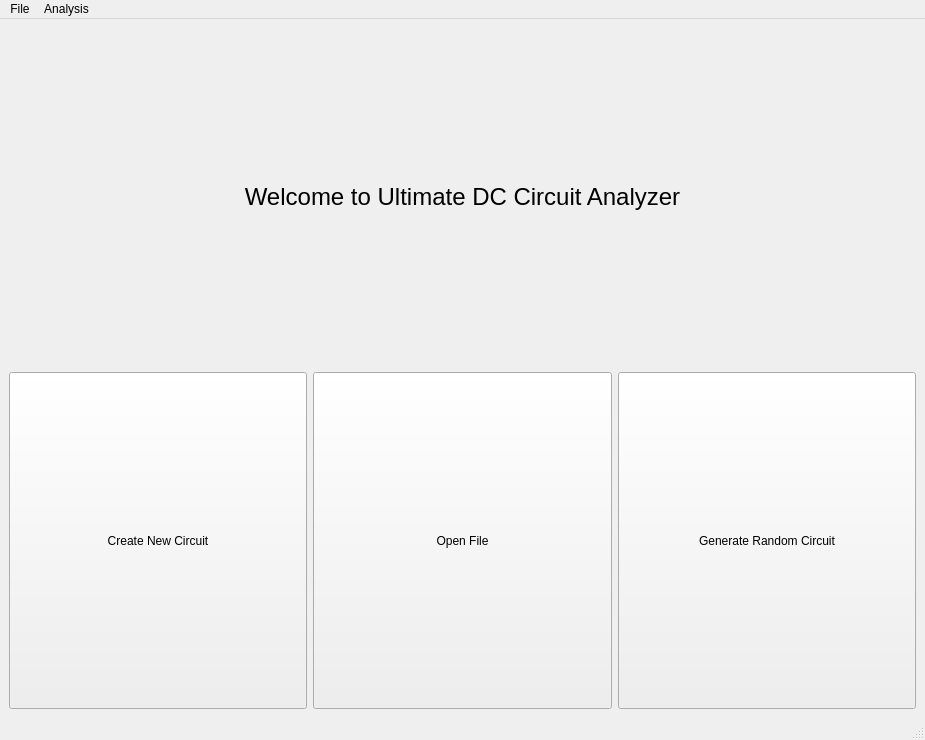
<?xml version="1.0" encoding="UTF-8"?>
<ui version="4.0">
 <class>MainWindow</class>
 <widget class="QMainWindow" name="MainWindow">
  <property name="geometry">
   <rect>
    <x>0</x>
    <y>0</y>
    <width>925</width>
    <height>740</height>
   </rect>
  </property>
  <property name="windowTitle">
   <string>MainWindow</string>
  </property>
  <widget class="QWidget" name="centralwidget">
   <layout class="QVBoxLayout" name="verticalLayout">
    <item>
     <widget class="QLabel" name="label">
      <property name="text">
       <string>&lt;html&gt;&lt;head/&gt;&lt;body&gt;&lt;p&gt;&lt;span style=&quot; font-size:18pt;&quot;&gt;Welcome to Ultimate DC Circuit Analyzer&lt;/span&gt;&lt;/p&gt;&lt;/body&gt;&lt;/html&gt;</string>
      </property>
      <property name="alignment">
       <set>Qt::AlignCenter</set>
      </property>
      <property name="wordWrap">
       <bool>true</bool>
      </property>
     </widget>
    </item>
    <item>
     <layout class="QHBoxLayout" name="horizontalLayout">
      <item>
       <widget class="QPushButton" name="newCircuit">
        <property name="sizePolicy">
         <sizepolicy hsizetype="Minimum" vsizetype="Minimum">
          <horstretch>0</horstretch>
          <verstretch>0</verstretch>
         </sizepolicy>
        </property>
        <property name="layoutDirection">
         <enum>Qt::LeftToRight</enum>
        </property>
        <property name="text">
         <string>Create New Circuit</string>
        </property>
        <property name="iconSize">
         <size>
          <width>16</width>
          <height>16</height>
         </size>
        </property>
       </widget>
      </item>
      <item>
       <widget class="QPushButton" name="openCircuit">
        <property name="sizePolicy">
         <sizepolicy hsizetype="Minimum" vsizetype="Minimum">
          <horstretch>0</horstretch>
          <verstretch>0</verstretch>
         </sizepolicy>
        </property>
        <property name="text">
         <string>Open File</string>
        </property>
       </widget>
      </item>
      <item>
       <widget class="QPushButton" name="generateCircuit">
        <property name="sizePolicy">
         <sizepolicy hsizetype="Minimum" vsizetype="Minimum">
          <horstretch>0</horstretch>
          <verstretch>0</verstretch>
         </sizepolicy>
        </property>
        <property name="text">
         <string>Generate Random Circuit</string>
        </property>
       </widget>
      </item>
     </layout>
    </item>
   </layout>
  </widget>
  <widget class="QMenuBar" name="menubar">
   <property name="geometry">
    <rect>
     <x>0</x>
     <y>0</y>
     <width>925</width>
     <height>26</height>
    </rect>
   </property>
   <widget class="QMenu" name="menuFile">
    <property name="title">
     <string>File</string>
    </property>
    <addaction name="actionNew"/>
    <addaction name="actionOpen"/>
    <addaction name="actionSave"/>
   </widget>
   <widget class="QMenu" name="menuAnalysis">
    <property name="title">
     <string>Analysis</string>
    </property>
    <addaction name="actionNodal"/>
    <addaction name="actionMesh"/>
   </widget>
   <addaction name="menuFile"/>
   <addaction name="menuAnalysis"/>
  </widget>
  <widget class="QStatusBar" name="statusbar"/>
  <action name="actionNew">
   <property name="enabled">
    <bool>true</bool>
   </property>
   <property name="text">
    <string>New</string>
   </property>
   <property name="shortcut">
    <string>Ctrl+N</string>
   </property>
  </action>
  <action name="actionOpen">
   <property name="text">
    <string>Open</string>
   </property>
   <property name="shortcut">
    <string>Ctrl+O</string>
   </property>
  </action>
  <action name="actionSave">
   <property name="text">
    <string>Save</string>
   </property>
   <property name="shortcut">
    <string>Ctrl+S</string>
   </property>
  </action>
  <action name="actionNodal">
   <property name="text">
    <string>Nodal</string>
   </property>
  </action>
  <action name="actionMesh">
   <property name="text">
    <string>Mesh</string>
   </property>
  </action>
 </widget>
 <resources/>
 <connections/>
</ui>
